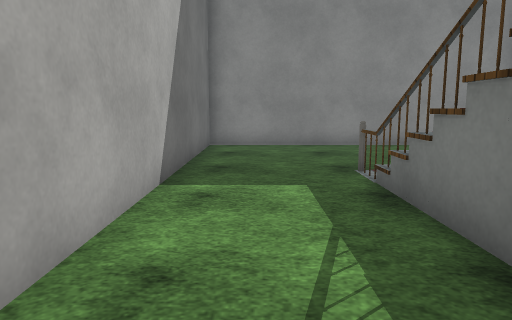
View 1 (above)

13 first-person views from a walk through a Unity game level. The camera is 1.2 m above the floor, tilts 8° down and sees 70° across. The floor is counted in squares, 1 m on a side. Each view is taken from the middle of a square. On the plan, view 1 faces up. The plan holds only what a view shows up to about 15 squares ahead; the rest is blank. The place goes on beyond the plan. The player character is not drawn. Surface patterns are stand-ins for the level's own textures.

View 2
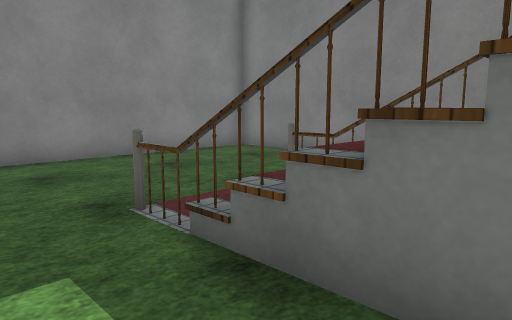

View 3
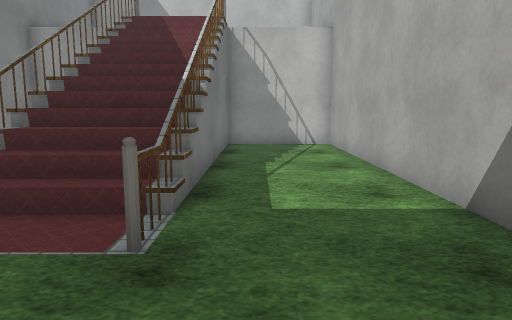

View 4
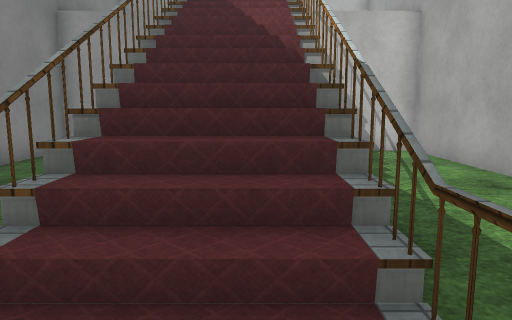

View 5
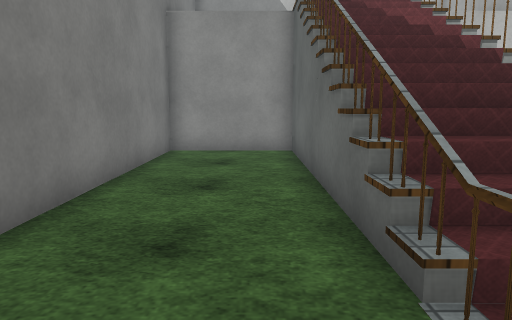

View 6
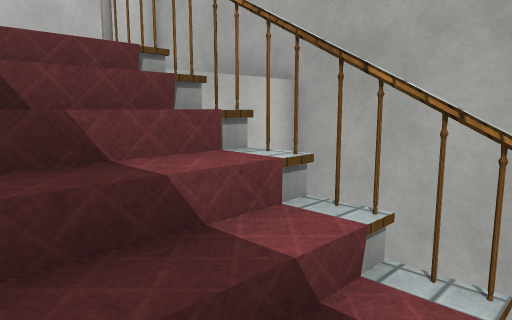

View 7
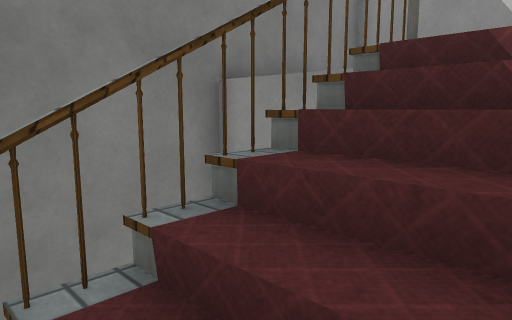

View 8
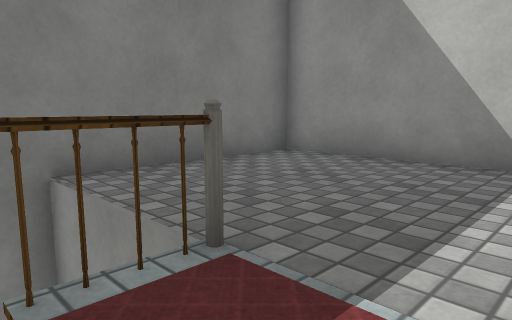

View 9
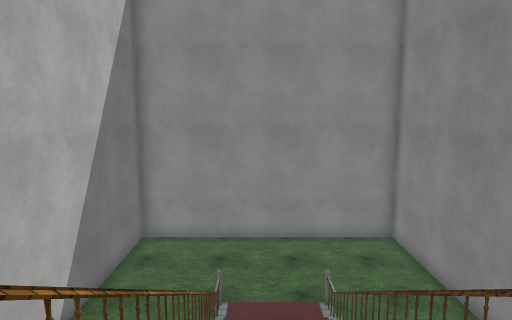

View 10
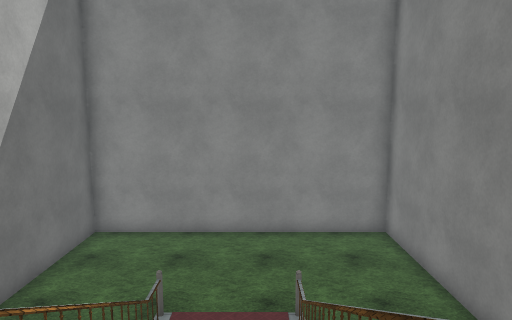

View 11
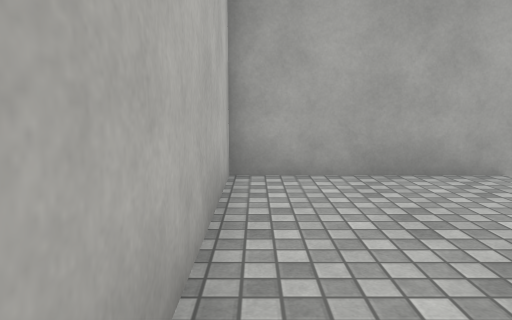

View 12
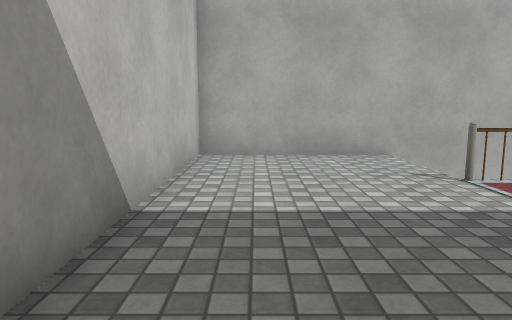

View 13
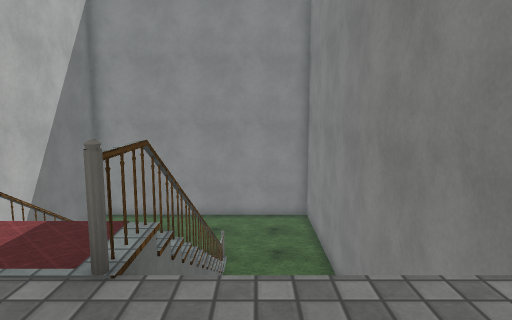

### Floor plan
Key: @ floor where view 1 was taken; # wall or solid block; x gap in a wall; . main floor; : floor 4 m higher than the main floor; / step, stairs or slope; = window, fence, low wall or low ledge; v drop or lower ground.
Columns run from 2 left of view 1 to 9 right of it. Each row starts with its distance up from view 1.
 12 ############
 11 #..........#
 10 #..........#
  9 #..........#
  8 #..........#
  7 #...=..=...#
  6 #...#//#...#
  5 #...#//v...#
  4 #...v//v...#
  3 #...v//v...#
  2 #...v//v...#
  1 #...x//x...#
  0 #.@.v//v...#
 -1 #...v//v...#
 -2 #...=::#...#
 -3 #::::::::::=
 -4 #::::::::::=
 -5 #::::::::::=
 -6 #::::::::::=
 -7 #::::::::::#
 -8  ##########=

Positions as (right, up) in squares from view 1, and headings:
1: (0, 0), facing up
2: (0, 3), facing up-right
3: (1, 10), facing down
4: (3, 8), facing down
5: (6, 8), facing down
6: (4, 2), facing down-left
7: (3, 2), facing down-right
8: (3, -1), facing down-right
9: (3, -2), facing up
10: (4, 0), facing up
11: (5, -7), facing left
12: (8, -6), facing left
13: (6, -5), facing up
